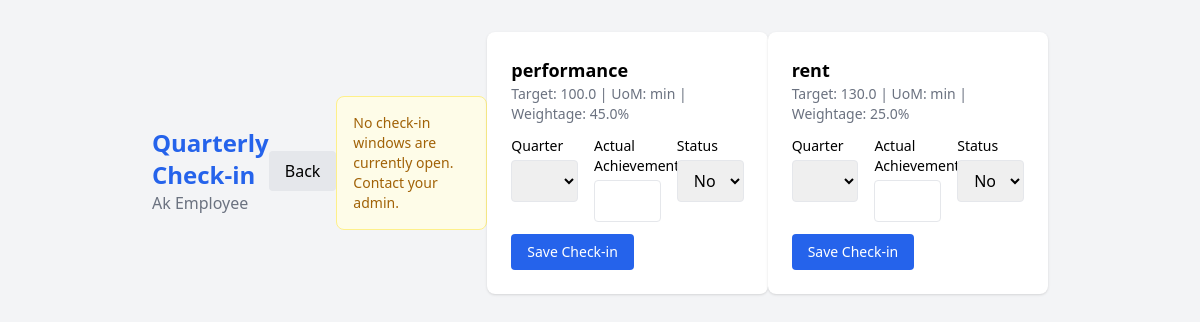
Screenshot of /employee/checkin (signed in) with the database file from the repository.
### app/models.py (models this page shows)
class User(Base):
    __tablename__ = "users"
    id = Column(Integer, primary_key=True, index=True)
    name = Column(String, nullable=False)
    email = Column(String, unique=True, nullable=False)
    password = Column(String, nullable=False)
    role = Column(String, nullable=False)  # employee / manager / admin
    manager_id = Column(Integer, ForeignKey("users.id"), nullable=True)
    manager = relationship("User", remote_side=[id], backref="team")
    goals = relationship("Goal", back_populates="employee")

class Goal(Base):
    __tablename__ = "goals"
    id = Column(Integer, primary_key=True, index=True)
    employee_id = Column(Integer, ForeignKey("users.id"), nullable=False)
    title = Column(String, nullable=False)
    thrust_area = Column(String, nullable=False)
    uom_type = Column(String, nullable=False)  # min / max / zero / timeline
    target = Column(Float, nullable=False)
    weightage = Column(Float, nullable=False)
    status = Column(String, default="draft")  # draft / submitted / approved / locked
    is_shared = Column(Boolean, default=False)
    parent_goal_id = Column(Integer, ForeignKey("goals.id"), nullable=True)
    created_at = Column(DateTime, default=datetime.utcnow)
    employee = relationship("User", back_populates="goals")
    achievements = relationship("Achievement", back_populates="goal")
    audit_logs = relationship("AuditLog", back_populates="goal")

### app/routes/employee.py (the view)
@router.get("/checkin")
def checkin_page(request: Request, user=Depends(require_employee), db: Session = Depends(get_db)):
    goals = db.query(Goal).filter(
        Goal.employee_id == user.id,
        Goal.status == "locked"
    ).all()
    open_quarters = [
        w.quarter for w in db.query(CheckInWindow).filter(CheckInWindow.is_open == True).all()
    ]
    return templates.TemplateResponse(request, "employee/checkin.html", {
        "user": user,
        "goals": goals,
        "quarters": ["Q1", "Q2", "Q3", "Q4"],
        "open_quarters": open_quarters
    })

### app/templates/employee/checkin.html (shortened to what this page needs)
<!DOCTYPE html>
<html>
<head>
    <script src="https://cdn.tailwindcss.com"></script>
</head>
<body class="bg-gray-100 p-8">
<div class="max-w-4xl mx-auto">
    <div class="flex justify-between items-center mb-6">
        <div>
            <h1 class="text-2xl font-bold text-blue-600">Quarterly Check-in</h1>
            <p class="text-gray-500">{{ user.name }}</p>
        </div>
        <a href="/employee/dashboard" class="bg-gray-200 px-4 py-2 rounded">Back</a>
        {% if not open_quarters %}
        <div class="bg-yellow-50 border border-yellow-200 text-yellow-700 p-4 rounded-lg mb-4 text-sm">
            No check-in windows are currently open. Contact your admin.
        </div>
        {% endif %}
    {% if not goals %}
    <div class="bg-white rounded-lg shadow p-6 text-center text-gray-500">
        No approved goals yet. Goals must be approved by your manager before check-in.
    </div>
    {% else %}
    {% for goal in goals %}
    <div class="bg-white rounded-lg shadow p-6 mb-4">
        <div class="flex justify-between mb-3">
            <div>
                <h2 class="font-semibold text-lg">{{ goal.title }}</h2>
                <p class="text-sm text-gray-500">Target: {{ goal.target }} | UoM: {{ goal.uom_type }} | Weightage: {{ goal.weightage }}%</p>
            </div>
        </div>
        <form method="POST" action="/employee/checkin/save">
            <div class="grid grid-cols-3 gap-4">
                <div>
                    <label class="block text-sm font-medium mb-1">Quarter</label>
                    <select name="quarter" class="w-full border rounded px-3 py-2">
                    </select>
                </div>
                <div>
                    <label class="block text-sm font-medium mb-1">Actual Achievement</label>
                    <input type="number" name="actual" step="0.01" required
                        class="w-full border rounded px-3 py-2">
                </div>
                <div>
                    <label class="block text-sm font-medium mb-1">Status</label>
                    <select name="status" class="w-full border rounded px-3 py-2">
                        <option value="not_started">Not Started</option>
                    </select>
                </div>
            </div>
            <button type="submit" class="mt-3 bg-blue-600 text-white px-4 py-2 rounded hover:bg-blue-700 text-sm">
                Save Check-in
            </button>
        </form>
    </div>
    {% endfor %}
    {% endif %}
</div>
</body>
</html>

### rows the page displays
User: name "Ak Employee"
Goal: title "performance", target "100.0", uom_type "min", weightage "45.0"
Goal: title "rent", target "130.0", uom_type "min", weightage "25.0"
